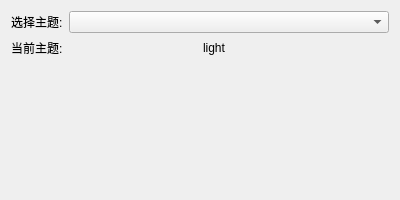
<?xml version="1.0" encoding="UTF-8"?>
<ui version="4.0">
 <class>ThemeWidget</class>
 <widget class="QWidget" name="ThemeWidget">
  <property name="geometry">
   <rect>
    <x>0</x>
    <y>0</y>
    <width>400</width>
    <height>200</height>
   </rect>
  </property>
  <property name="minimumSize">
   <size>
    <width>0</width>
    <height>0</height>
   </size>
  </property>
  <property name="windowTitle">
   <string>主题管理</string>
  </property>
  <layout class="QVBoxLayout" name="verticalLayout">
   <item>
    <layout class="QHBoxLayout" name="horizontalLayout">
     <item>
      <widget class="QLabel" name="labelTheme">
       <property name="text">
        <string>选择主题:</string>
       </property>
      </widget>
     </item>
     <item>
      <widget class="QComboBox" name="themeComboBox">
       <property name="sizePolicy">
        <sizepolicy hsizetype="Expanding" vsizetype="Fixed">
         <horstretch>0</horstretch>
         <verstretch>0</verstretch>
        </sizepolicy>
       </property>
      </widget>
     </item>
    </layout>
   </item>
   <item>
    <layout class="QHBoxLayout" name="horizontalLayout_2">
     <item>
      <widget class="QLabel" name="labelCurrent">
       <property name="text">
        <string>当前主题:</string>
       </property>
      </widget>
     </item>
     <item>
      <widget class="QLabel" name="currentThemeLabel">
       <property name="text">
        <string notr="true">light</string>
       </property>
       <property name="textFormat">
        <enum>Qt::PlainText</enum>
       </property>
      </widget>
     </item>
    </layout>
   </item>
   <item>
    <spacer name="verticalSpacer">
     <property name="orientation">
      <enum>Qt::Vertical</enum>
     </property>
     <property name="sizeHint" stdset="0">
      <size>
       <width>20</width>
       <height>40</height>
      </size>
     </property>
    </spacer>
   </item>
  </layout>
 </widget>
 <resources/>
 <connections/>
</ui>
